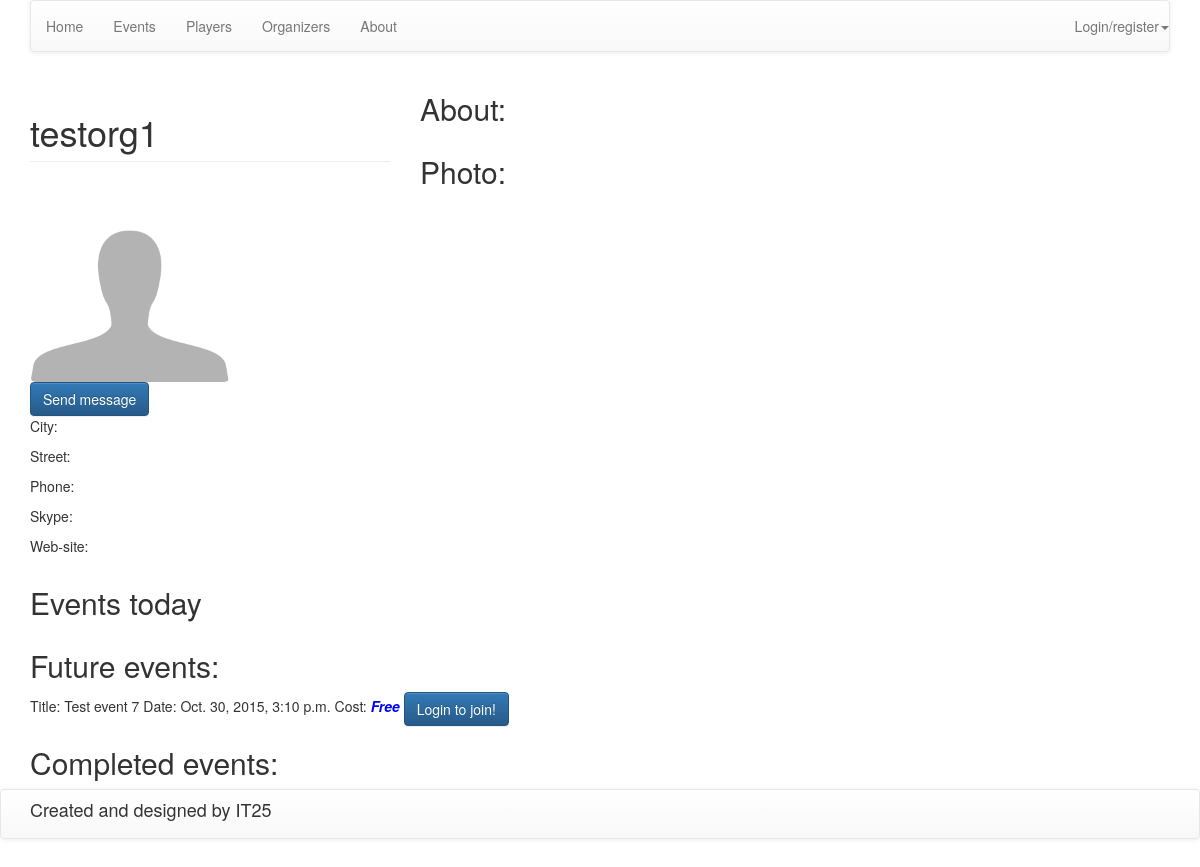
Before: /organizer/2/ with the older database file.
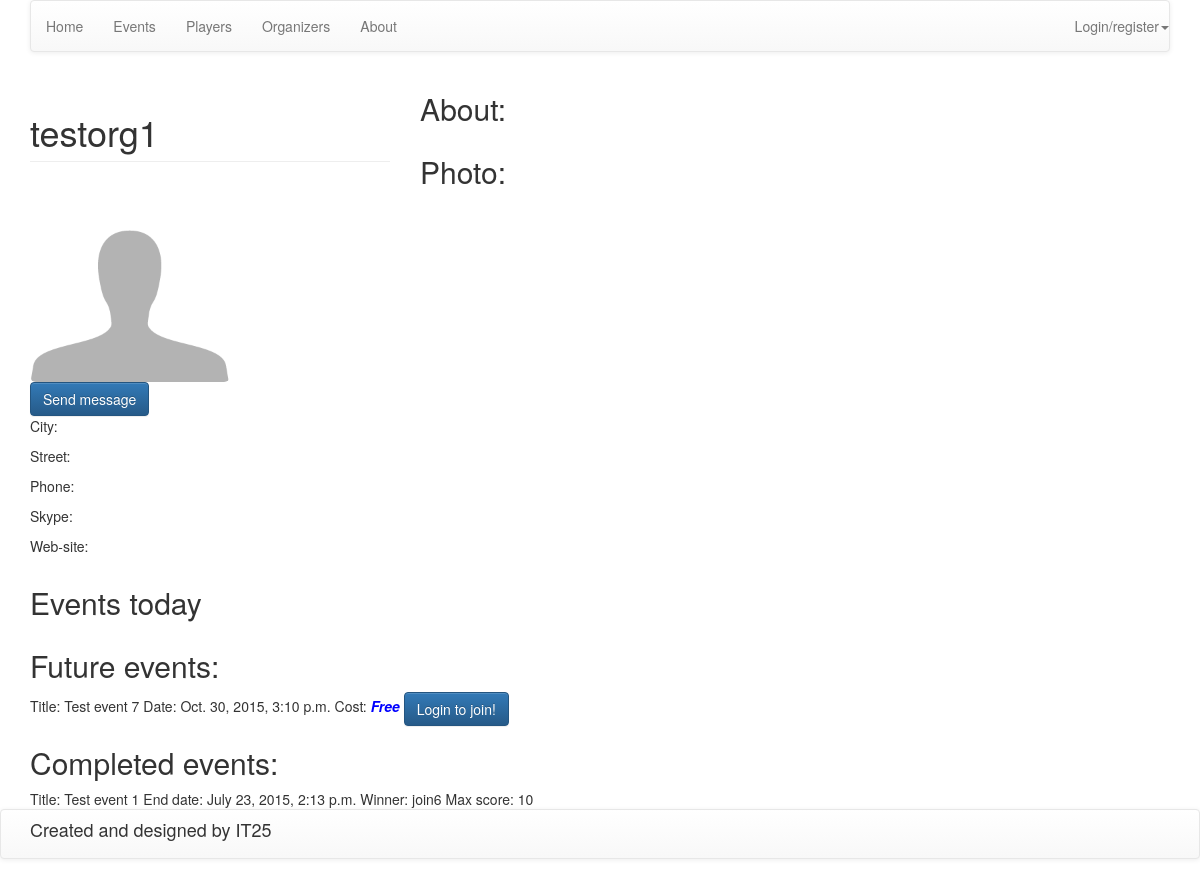
After: the same page with the newer database file.
### web/models.py (models this page shows, shortened)
class Events(models.Model):
    title = models.TextField(verbose_name="Title")
    description = models.TextField(verbose_name="Description")
    map_link = models.TextField(verbose_name="Link to map", null=True, blank=True)
    place = models.ForeignKey(EventsPlaces, verbose_name="Place", null=True, blank=True)
    is_team = models.BooleanField(default=False, verbose_name="Team only")
    price = models.FloatField(verbose_name="Price", default=0.0)
    max_players = models.IntegerField(verbose_name="Limit players", null=True, blank=True)
    start_date = models.DateTimeField(verbose_name="Start date")
    end_date = models.DateTimeField(verbose_name="End date")
    registered_players = models.ManyToManyField(User, verbose_name="Registered users", related_name="regitered_players",
                                                blank=True)
    registered_teams = models.ManyToManyField(Teams, verbose_name="Registered teams", blank=True)
    organizer = models.ForeignKey(User, verbose_name="Organizer", related_name="organizer")
    completed = models.BooleanField(default=False, verbose_name="Finished")
    duration = DurationField(verbose_name="Duration", null=True, blank=True)
    image = models.ImageField(upload_to='images', blank=True, null=True, verbose_name="Image")
    def image_tag(self):
        return u'<img src="%s" height=75 width=75 />' % (self.image.url)
    image_tag.short_description = "Current image"
    image_tag.allow_tags = True
    def get_event_winner(self):
        statistics = EventStatistics.objects.filter(event=self).aggregate(Max('score'))
        eventstat = EventStatistics.objects.filter(event=self).get(score=statistics['score__max'])
        if self.is_team:
            team = eventstat.team.title
            return team
        else:
            username = eventstat.player.username
            return username
    def get_event_score(self):
        statistics = EventStatistics.objects.filter(event=self).aggregate(Max('score'))
        return statistics['score__max']
    class Meta:
        verbose_name = "Event"
        verbose_name_plural = "Events"
        ordering = ('start_date',)

class EventStatistics(models.Model):
    event = models.ForeignKey(Events, verbose_name="Event")
    team = models.OneToOneField(Teams, verbose_name="Team", null=True, blank=True)
    player = models.OneToOneField(User, verbose_name="Player", null=True, blank=True)
    score = models.IntegerField(verbose_name="Score", null=True, blank=True)
    time = DurationField(verbose_name="Executed time", null=True, blank=True)
    class Meta:
        verbose_name = "Event statistic"
        verbose_name_plural = "Events statistics"
        ordering = ('time',)

### web/views.py (the view)
# urls.py: url(r'^organizer/(?P<pk>\d+)/$', OrganizerView.as_view(), name='organizer'),
class OrganizerView(DetailView):
    model = Organizers
    template_name = 'organizer.html'

### web/models.py (called while the page is built)
    def get_future_events(self):
        today = datetime.date.today()
        events = Events.objects.filter(organizer=self.user).filter(start_date__gte=today).order_by('start_date')
        return events

    def get_current_events(self):
        today = datetime.date.today()
        events = Events.objects.filter(organizer=self.user).filter(start_date=today).order_by('pk')
        return events

    def get_completed_events(self):
        today = datetime.date.today()
        events = Events.objects.filter(organizer=self.user).filter(start_date__lt=today).filter(completed=True).order_by('start_date')
        return events

### templates/organizer.html (shortened to what this page needs)
{% extends 'base.html' %}
{% load staticfiles %}
{% load tags %}
{% block content %}
    <div class="container">
        <div class="row">
            <div class="col-xs-4">
                <h1 class="page-header">{{ object.user.username }}</h1>
                {% if object.user.questsusers.image.url != None %}
                    <img src="{{ object.user.questsusers.image.url }}" class="img-responsive img-rounded index_avatar">
                {% else %}
                    <img src="{% static 'images/default-user-avatar.png' %}" class="img-responsive img-rounded index_avatar">
                {% endif %}
                <a href="#" class="btn btn-primary">Send message</a>
                <p>City: {{ object.user.contacts.city }}</p>
                <p>Street: {{ object.user.contacts.street }}</p>
                <p>Phone: {{ object.user.contacts.phone }}</p>
                <p>Skype: {{ object.user.contacts.skype }}</p>
                <p>Web-site: {{ object.user.contacts.site }}</p>
            </div>
            <div class="col-xs-8">
                <div class="row">
                    <div class="col-xs-12">
                        <h2>About:</h2>
                    </div>
                </div>
                <div class="row">
                    <div class="col-xs-12">
                        <h2>Photo:</h2>
                    </div>
                </div>
            </div>
        </div>
        <div class="row">
            <div class="col-xs-12">
                <h2>Events today</h2>
            </div>
        </div>
        <div class="row">
            <div class="col-xs-12">
                <h2>Future events:</h2>
                {% for event in object.get_future_events %}
                    <p class="text_on_1_line">Title: {{ event.title }}</p>
                    <p class="text_on_1_line">Date: {{ event.start_date }}</p>
                    <p class="text_on_1_line">
                        Cost:
                        {% if event.price == 0.0 %}
                            <span class="free_event"> Free</span>
                        {% else %}
                            {{ event.price }}
                        {% endif %}
                    </p>
                    {% if user.is_authenticated %}
                        {% if user in object.registered_players.all or user.username|check_user_in_registered_team:object.pk %}
                            <p class="text_on_1_line">You are already joined this event</p>
                        {% else %}
                            <a href="{% url 'confirm_join' event.pk %}" class="btn btn-primary">Join!</a>
                        {% endif %}
                    {% else %}
                        <a href="{% url 'login' %}" class="btn btn-primary">Login to join!</a>
                    {% endif %}
                {% endfor %}
            </div>
        </div>
        <div class="row">
            <div class="col-xs-12">
                <h2>Completed events:</h2>
                {% for event in object.get_completed_events %}
                    <p class="text_on_1_line">Title: {{ event.title }}</p>
                    <p class="text_on_1_line">End date: {{ event.end_date }}</p>
                    <p class="text_on_1_line">Winner: {{ event.get_event_winner }}</p>
                    <p class="text_on_1_line">Max score: {{ event.get_event_score }}</p>
                {% endfor %}
            </div>
        </div>
    </div>
{% endblock %}

Changed rows visible on the page:
now on this page (row edited): Events: title "Test event 1", end_date "July 23, 2015, 2:13 p.m.", get_event_winner "join6", get_event_score "10", shown under "Completed events:"
